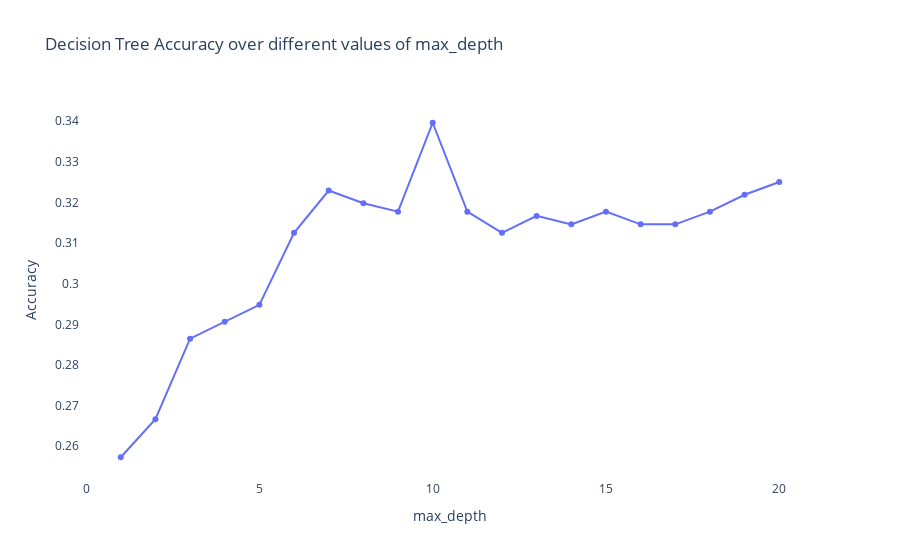

Notebook source saved alongside this figure:
### Markdown cell above
#### with hyper parameter tuning

### Code cell
# Initializing the Bag of Words model
bow = CountVectorizer()

# Testing different values of max_depth for Decision Tree
max_depth_values = range(1, 21)
accuracies = []


for max_depth in max_depth_values:
    dt = DecisionTreeClassifier(max_depth=max_depth)
    pipe = Pipeline([('bow', bow), ('dt', dt)])
    
    pipe.fit(train['sentence'], train['difficulty'])
    preds = pipe.predict(test['sentence'])
    
    accuracy = accuracy_score(test['difficulty'], preds)
    accuracies.append(accuracy)
    print(f"Accuracy for max_depth={max_depth}: {accuracy}")

# Plotting the accuracy for each max_depth value
fig = go.Figure(data=go.Scatter(x=list(max_depth_values), y=accuracies, mode='lines+markers'))
fig.update_layout(title='Decision Tree Accuracy over different values of max_depth',
                  xaxis_title='max_depth',
                  yaxis_title='Accuracy',
                  plot_bgcolor='white')
fig.show()

### Figure 1 — Plotly figure (JSON) as saved in the notebook; plotly's stock layout.template omitted (floating-point values rounded to 4 significant figures)
{"data": [{"mode": "lines+markers", "type": "scatter", "x": [1, 2, 3, 4, 5, 6, 7, 8, 9, 10, 11, 12, 13, 14, 15, 16, 17, 18, 19, 20], "y": [0.2573, 0.2667, 0.2865, 0.2906, 0.2948, 0.3125, 0.3229, 0.3198, 0.3177, 0.3396, 0.3177, 0.3125, 0.3167, 0.3146, 0.3177, 0.3146, 0.3146, 0.3177, 0.3219, 0.325]}], "layout": {"plot_bgcolor": "white", "title": {"text": "Decision Tree Accuracy over different values of max_depth"}, "xaxis": {"title": {"text": "max_depth"}}, "yaxis": {"title": {"text": "Accuracy"}}}}
